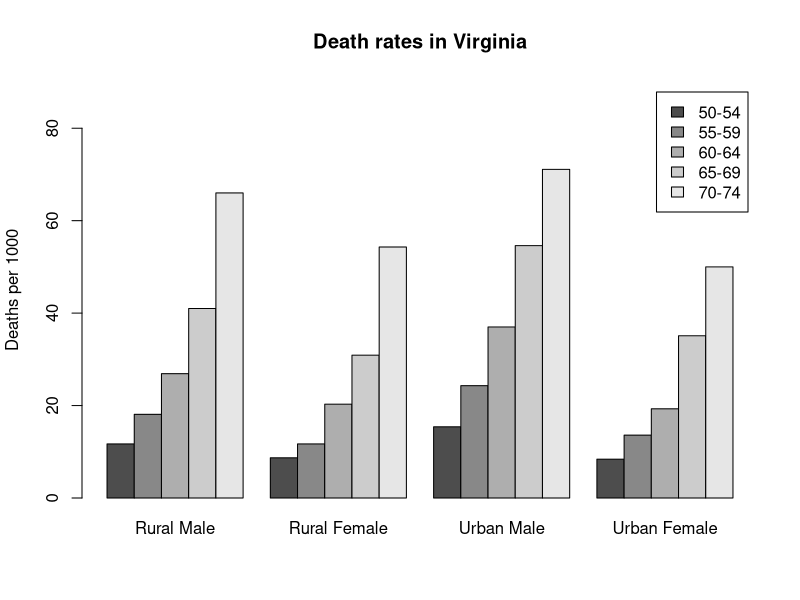
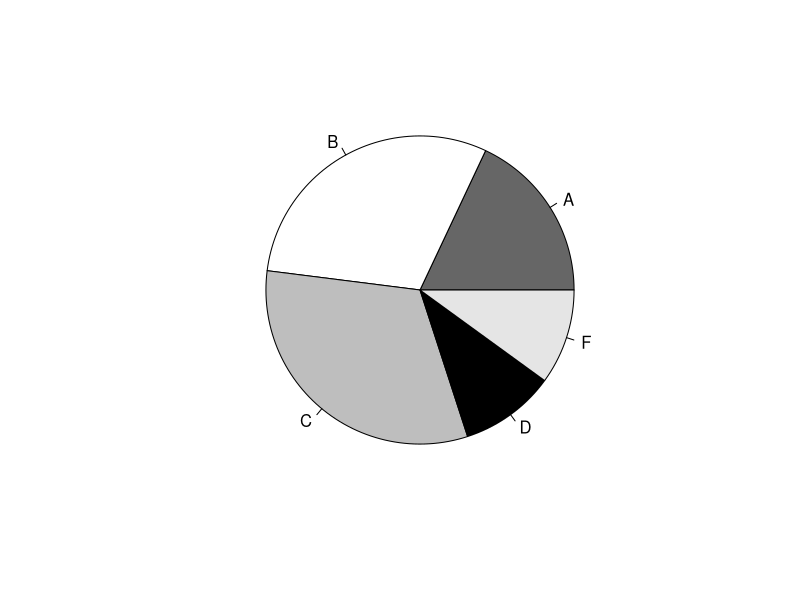
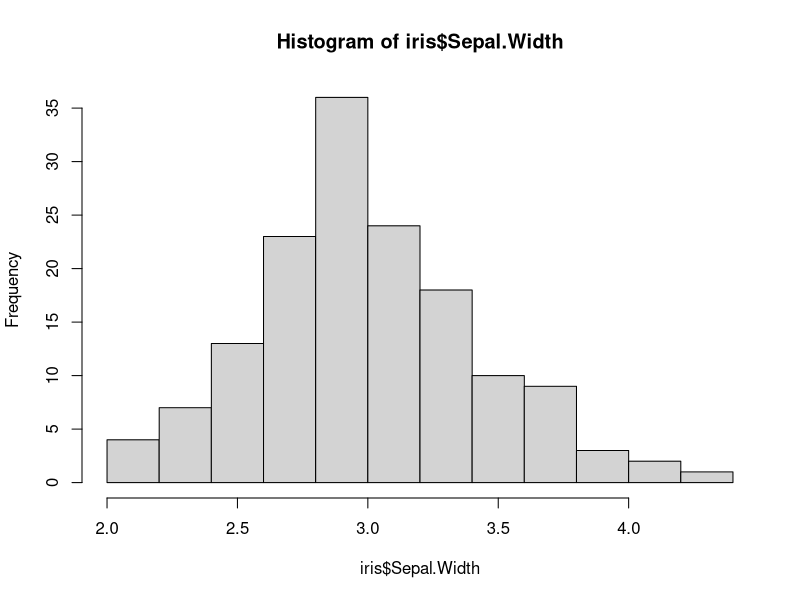
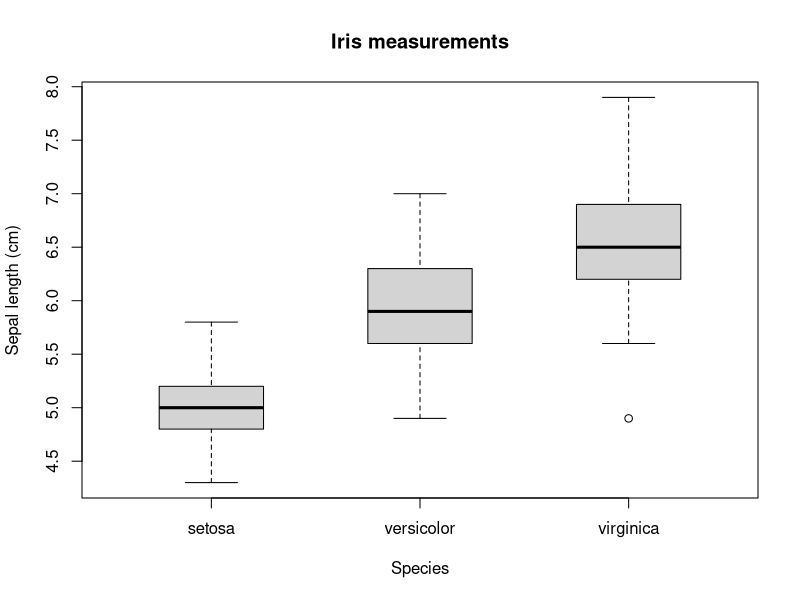
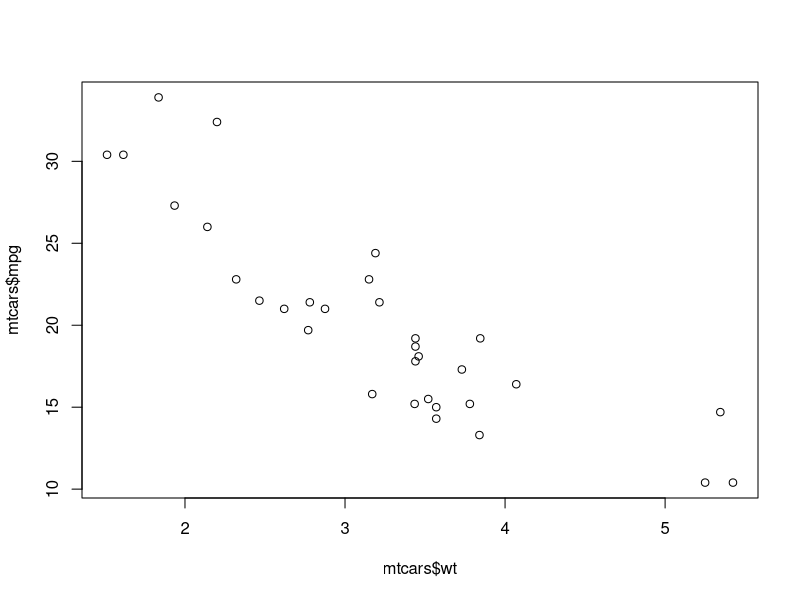
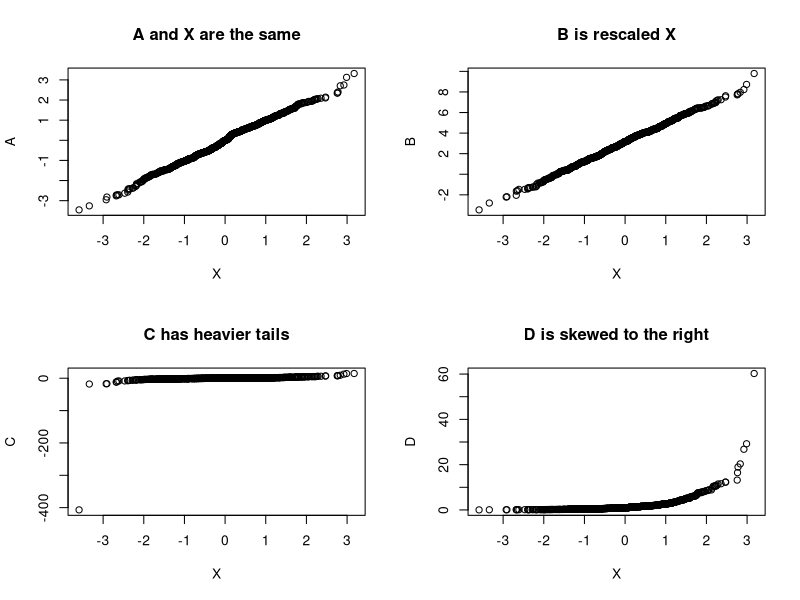
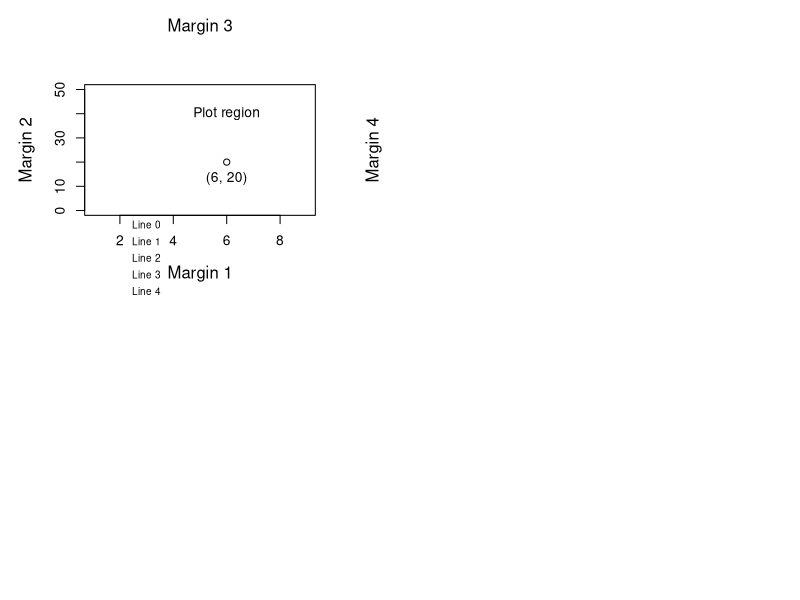

The R source for these figures, in order:
## ---- chunk 1
3^4
## ---- chunk 2
31%%6
## ---- chunk 3
46%/%7
## ---- chunk 4
interest <- 1.0025^30
## ---- chunk 5
interest
## ---- chunk 6
x<-c(0,7,8)
x
## ---- chunk 7
y <- x-5
y
x*3
## ---- chunk 8
numbers5to20 <- 5:20
numbers5to20
## ---- chunk 9
numbers10to2 <- 10:2
numbers10to2
## ---- chunk 10
numbers5to20[3]
## ---- chunk 11
numbers5to20[3:7]
numbers5to20[c(3,5,7,9)]
## ---- chunk 12
numbers5to20[3] <- 777
numbers5to20
## ---- chunk 13
colors <- c("red", "yellow", "blue")
more.colors <- c(colors, "green", "magenta", "cyan") # this appended some new elements to colors
more.colors
z <- c("red", "green", 1)  # an attempt to mix data types in a vector
z # 1 has been converted to the character "1"
## ---- chunk 14
seq(1, 20)
seq(from = 1, to = 20)
1:20
## ---- chunk 15
seq1 <- seq(-5, 5, by = 0.2)
seq1
## ---- chunk 16
rep(3, 12)       # repeat the value 3, 12 times
rep(seq(2, 20, by=2), 2)    # repeat the pattern 2 4 ... 20, twice
rep(c(1, 4), c(3, 2))  # repeat 1, 3 times and  4, twice
rep(c(1, 4), each=3)   # repeat each value 3 times
## ---- chunk 17
colors <- c("red", "yellow", "blue")
numbers <- c(1, 2, 3)
colors.and.numbers <- data.frame(colors, numbers, more.numbers=c(4, 5, 6))
colors.and.numbers
## ---- chunk 18
dimnames(colors.and.numbers)
## ---- chunk 19
x <- 3
if (x > 2){
  y <- 2 * x 
}else{           #else一定要和前一句的 } 寫在同一行
  y <- 3 * x
} 
y
## ---- chunk 20
x <- 5
if (x > 3){
  y <- 2 * x 
}else if(x > 2){
  y <- 5 * x
}else{           
  y <- 3 * x
} 
y
## ---- chunk 21
x <- 0
while (x != 5) {
  print(x)
  x <- x + 1
}
## ---- chunk 22
for ( x in 0:4 ) {
  print(x)
}
## ---- chunk 23
for ( x in 0:8 ) {
  if(x==3) break
  print(x)
}
## ---- chunk 24
barplot(VADeaths, beside=TRUE, legend=TRUE, ylim=c(0, 90),
         ylab="Deaths per 1000",
         main="Death rates in Virginia")

# beside=TRUE argument causes the values in each column to be plotted side-by-side
# legend=TRUE causes the legend in the top right to be added
# ylim=c(0, 90) argument modifies the verti- cal scale of the graph to make room for the legend
# main=argument sets the main title for the plot
## ---- chunk 25
groupsizes <- c(18, 30, 32, 10, 10)
labels <- c("A", "B", "C", "D", "F")
pie(groupsizes, labels, col=c("grey40", "white", "grey", "black", "grey90"))
## ---- chunk 26
hist(iris$Sepal.Width)
## ---- chunk 27
boxplot(Sepal.Length  ~ Species, data = iris,
        ylab = "Sepal length (cm)", main = "Iris measurements",
        boxwex = 0.5)

## ---- chunk 28
plot(mtcars$wt, mtcars$mpg)
## ---- chunk 29
par(mfrow = c(2,2)) # c(2,2)，表示建立一個2x2的空間，用來呈現多張圖
X <- rnorm(1000)
A <- rnorm(1000)
qqplot(X, A, main="A and X are the same")
B <- rnorm(1000, mean=3, sd=2)
qqplot(X, B, main="B is rescaled X")
C <- rt(1000, df=2)
qqplot(X, C, main="C has heavier tails")
D <- exp(rnorm(1000))
qqplot(X, D, main="D is skewed to the right")

## ---- chunk 30
par(mar=c(5, 5, 5, 5) + 0.1)  #設計一個四邊皆為5.1cm的繪圖空間
plot(c(1, 9), c(0, 50), type="n", xlab="", ylab="")
text(6, 40, "Plot region") #在（6,20) 加上文字
points(6, 20)  #標記點
text(6, 20, "(6, 20)", adj=c(0.5, 2))
mtext(paste("Margin", 1:4), side=1:4, line=3)  #在圖上加上文字
mtext(paste("Line", 0:4), side=1, line=0:4, at=3, cex=0.6)
## ---- chunk 31
runif(5)
runif(10, min = -3, max = -1)
## ---- chunk 32
#The output from this function is the value of P(X = x)
dbinom(x = 4, size = 6, prob = 0.5)
## ---- chunk 33
#Cumulative probabilities of the form P(X ≤ x) 
 pbinom(4, 6, 0.5)
## ---- chunk 34
#The 89th percentile of the distribution of X 
qbinom(0.89, 6, 0.5)
## ---- chunk 35
#Calculate P(X = 3)
dpois(x = 3, lambda = 0.5)
## ---- chunk 36
#Cumulative probabilities of the form P(X ≤ x)：ppois()
# Poisson quantiles：qpois()
## ---- chunk 37
rexp(10, rate = 3)
## ---- chunk 38
rnorm(10, -3, 0.5)
